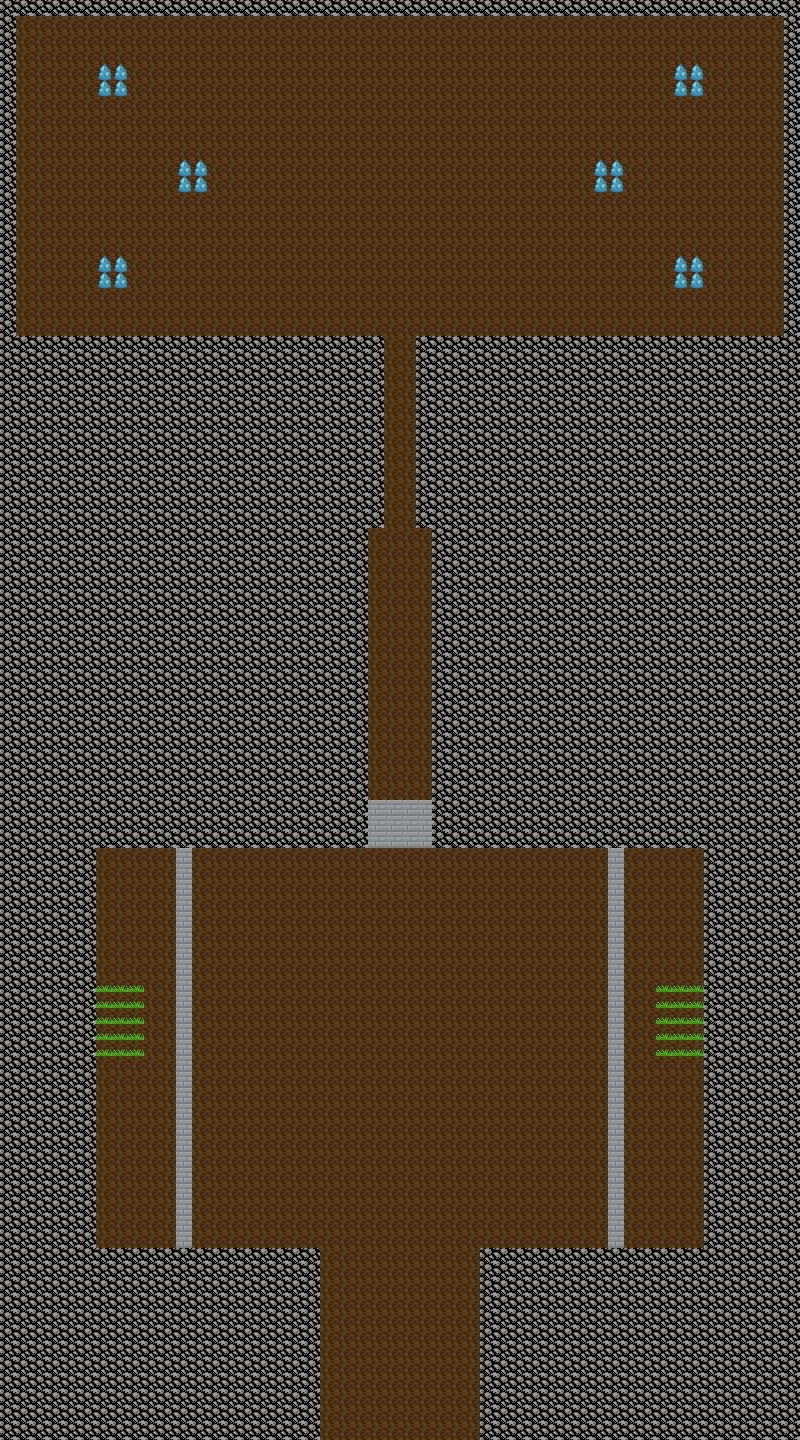

Tiled map render using the project's own tile images. Description and the map definition, with tile-layer contents summarised, below:
An orthogonal 50x90 tile map with 16x16 px tiles, 5 tile layers (ground, walls, prison, buttons, ...), 2 tilesets and 38 objects (barrel1, barrel2).

<map version="1.2" tiledversion="1.2.3" orientation="orthogonal" renderorder="right-down" width="50" height="90" tilewidth="16" tileheight="16" infinite="0" nextlayerid="24" nextobjectid="95">
 <tileset firstgid="1" name="addableTiles" tilewidth="16" tileheight="16" tilecount="62" columns="62">
  <properties>
   <property name="collide" type="bool" value="true" />
  </properties>
  <image source="../images/tiles/addableTiles.png" width="992" height="16" />
  <tile id="3">
   <properties>
    <property name="collide" type="bool" value="true" />
   </properties>
  </tile>
  <tile id="4">
   <properties>
    <property name="collide" type="bool" value="true" />
   </properties>
  </tile>
 </tileset>
 <tileset firstgid="63" source="addableTiles.tsx" />
 <layer id="15" name="ground" width="50" height="90">
  <data>[4500 cells, 2134 non-empty, 1 distinct tile ids]</data>
 </layer>
 <layer id="16" name="walls" width="50" height="90">
  <data>[4500 cells, 2344 non-empty, 2 distinct tile ids]</data>
 </layer>
 <layer id="17" name="prison" width="50" height="90">
  <data>[4500 cells, 50 non-empty, 1 distinct tile ids]</data>
 </layer>
 <layer id="18" name="buttons" width="50" height="90">
  <data>[4500 cells, 76 non-empty, 2 distinct tile ids]</data>
 </layer>
 <layer id="19" name="door" width="50" height="90">
  <data>[4500 cells, 12 non-empty, 1 distinct tile ids]</data>
 </layer>
 <objectgroup id="9" name="objectLayer">
  <object id="2" name="barrel1" gid="1" x="156" y="1023.5" width="16" height="16" />
  <object id="3" name="barrel2" gid="1" x="626" y="1024.5" width="16" height="16" />
 </objectgroup>
 <objectgroup id="23" name="goblinSpawnPoints" offsetx="15.5" offsety="-10">
  <object id="55" gid="60" x="458" y="1244.5" width="16" height="16" />
  <object id="56" gid="60" x="459" y="1209.5" width="16" height="16" />
  <object id="57" gid="60" x="456" y="1174" width="16" height="16" />
  <object id="58" gid="60" x="440" y="1133" width="16" height="16" />
  <object id="59" gid="60" x="411" y="1095" width="16" height="16" />
  <object id="60" gid="60" x="410.5" y="1041.5" width="16" height="16" />
  <object id="61" gid="60" x="409" y="990" width="16" height="16" />
  <object id="62" gid="60" x="359.5" y="956" width="16" height="16" />
  <object id="63" gid="60" x="312.5" y="960" width="16" height="16" />
  <object id="64" gid="60" x="264" y="956" width="16" height="16" />
  <object id="65" gid="60" x="231" y="984.5" width="16" height="16" />
  <object id="66" gid="60" x="221.5" y="1028" width="16" height="16" />
  <object id="67" gid="60" x="218" y="1074" width="16" height="16" />
  <object id="68" gid="60" x="219" y="1119.5" width="16" height="16" />
  <object id="69" gid="60" x="220" y="1162.5" width="16" height="16" />
  <object id="70" gid="60" x="303" y="1102" width="16" height="16" />
  <object id="71" gid="60" x="304" y="1142" width="16" height="16" />
  <object id="72" gid="60" x="303.5" y="1176" width="16" height="16" />
  <object id="73" gid="60" x="304.5" y="1211" width="16" height="16" />
  <object id="75" gid="60" x="305.5" y="1243.5" width="16" height="16" />
  <object id="79" gid="60" x="538" y="998" width="16" height="16" />
  <object id="80" gid="60" x="538" y="1031" width="16" height="16" />
  <object id="81" gid="60" x="538" y="1067.5" width="16" height="16" />
  <object id="82" gid="60" x="538" y="1104" width="16" height="16" />
  <object id="83" gid="60" x="539" y="1152" width="16" height="16" />
  <object id="84" gid="60" x="537.5" y="1196" width="16" height="16" />
  <object id="85" gid="60" x="537.5" y="1225" width="16" height="16" />
  <object id="86" gid="60" x="539" y="1174.5" width="16" height="16" />
  <object id="87" gid="60" x="537.5" y="1129.5" width="16" height="16" />
  <object id="88" gid="60" x="536.5" y="976" width="16" height="16" />
  <object id="89" gid="60" x="420" y="878.5" width="16" height="16" />
  <object id="90" gid="60" x="472.5" y="911.5" width="16" height="16" />
  <object id="91" gid="60" x="510.5" y="925.5" width="16" height="16" />
  <object id="92" gid="60" x="548.5" y="939.5" width="16" height="16" />
  <object id="93" gid="60" x="446.5" y="893.5" width="16" height="16" />
  <object id="94" gid="60" x="568" y="974" width="16" height="16" />
 </objectgroup>
</map>
